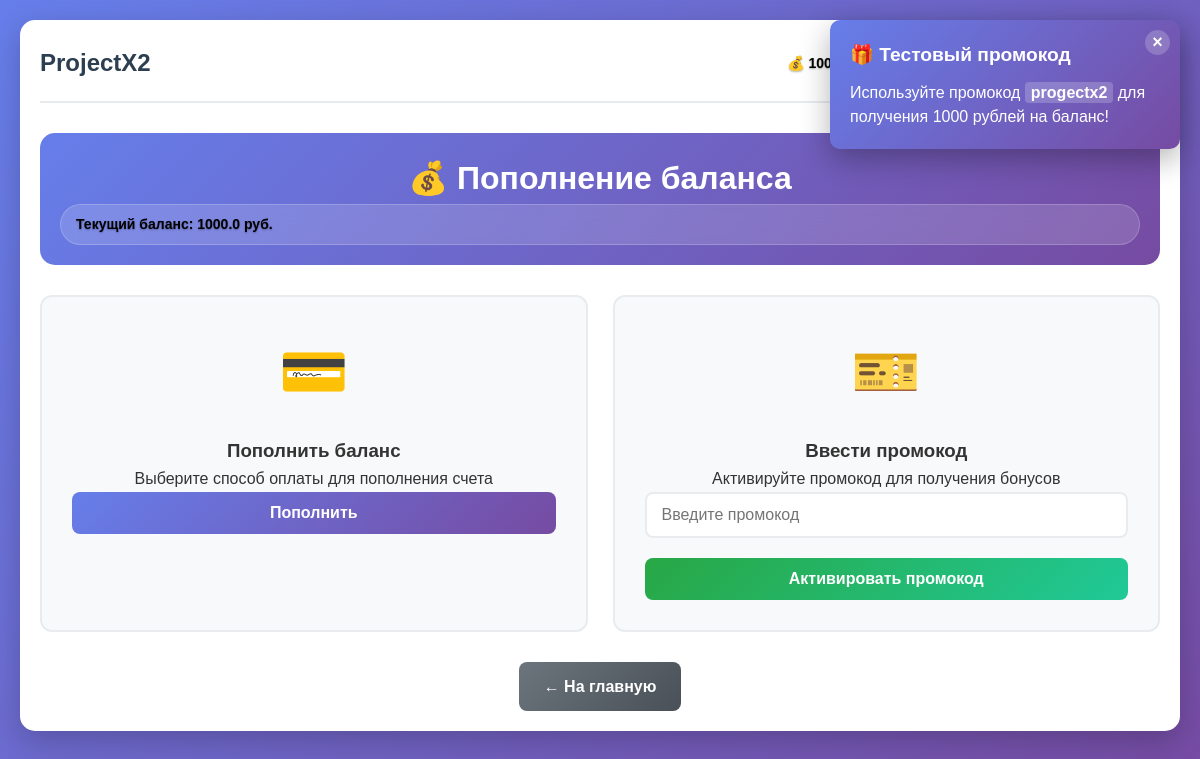
/add-balance (signed in), run on an earlier commit of the app's database.
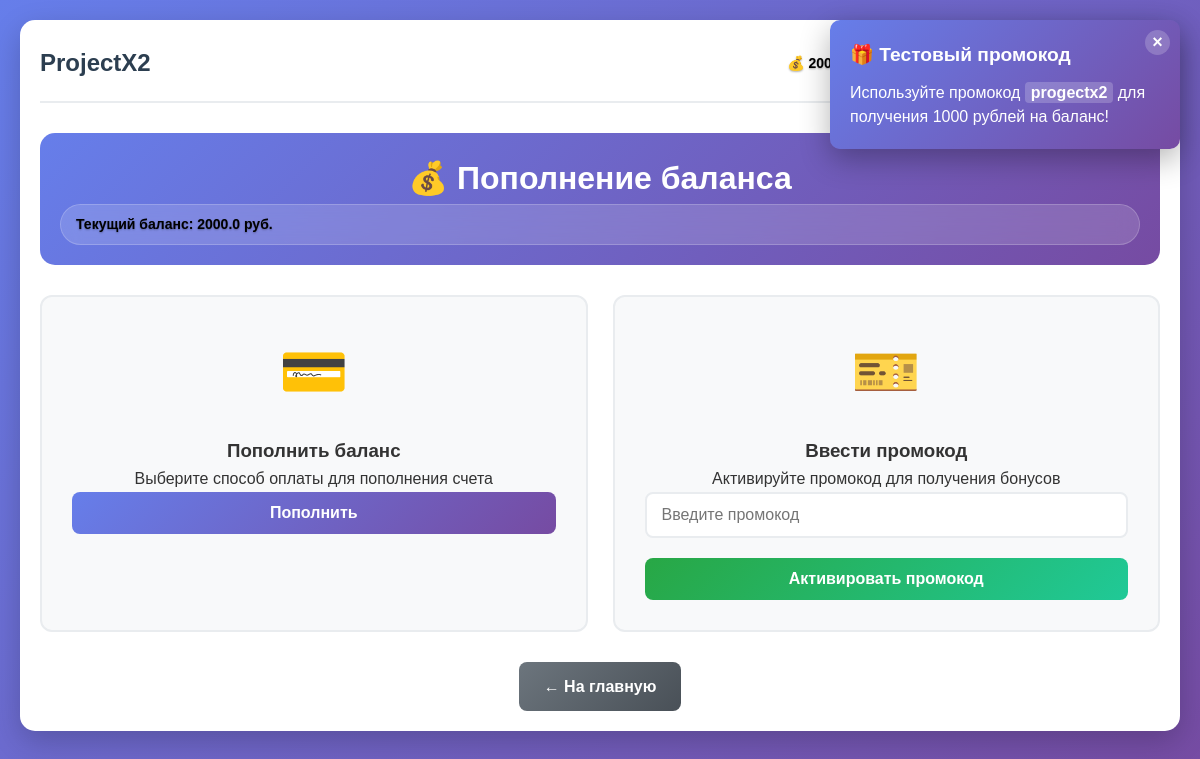
And on a later commit of the database.
### app.py (models this page shows, shortened)
class User(UserMixin, db.Model):
    __tablename__ = 'users'
    id = db.Column(db.Integer, primary_key=True)
    username = db.Column(db.String(64), unique=True, nullable=False)
    email = db.Column(db.String(120), unique=True, nullable=False)
    password_hash = db.Column(db.String(256), nullable=False)
    role = db.Column(db.String(20), nullable=False)
    created_at = db.Column(db.DateTime, default=datetime.utcnow)
    is_active = db.Column(db.Boolean, default=True)
    services = db.relationship('UserService', backref='user', lazy=True)
    balance = db.Column(db.Float, default=0.0)  # Баланс для клиентов

### app.py (the view)
@app.route('/add-balance')
@login_required
def add_balance_page():
    if current_user.role != 'client':
        flash('Эта страница доступна только клиентам', 'error')
        return redirect(url_for('index'))
    promo_used = UsedPromoCode.query.filter_by(
        user_id=current_user.id,
        promo_code='progectx2'
    ).first() is not None
    return render_template('add_balance.html', promo_used=promo_used)

### app.py (called while the page is built)
@login_manager.user_loader
def load_user(user_id):
    return db.session.get(User, int(user_id))

@app.before_request
def check_user_active():
    if current_user.is_authenticated and not current_user.is_active:
        logout_user()
        flash('Ваш аккаунт заблокирован. Обратитесь к администратору.', 'error')
        return redirect(url_for('login'))

### templates/add_balance.html (shortened to what this page needs)
{% extends "base.html" %}
{% block content %}
<div class="admin-container">
    <div class="admin-header">
        <h2>💰 Пополнение баланса</h2>
        <div class="balance-info">
            <span class="balance-amount">Текущий баланс: {{ current_user.balance }} руб.</span>
        </div>
    </div>
    {% if not promo_used %}
    <div class="promo-notification" id="promoNotification">
        <div class="promo-notification-content">
            <span class="promo-notification-close" onclick="closePromoNotification()">×</span>
            <h4>🎁 Тестовый промокод</h4>
            <p>Используйте промокод <strong>progectx2</strong> для получения 1000 рублей на баланс!</p>
        </div>
    </div>
    {% endif %}
    <div class="payment-methods">
        <div class="payment-card">
            <div class="payment-icon">💳</div>
            <h3>Пополнить баланс</h3>
            <p>Выберите способ оплаты для пополнения счета</p>
            <button class="btn btn-primary btn-full" onclick="showDevelopmentMessage()">
                Пополнить
            </button>
        </div>
        <div class="payment-card">
            <div class="payment-icon">🎫</div>
            <h3>Ввести промокод</h3>
            <p>Активируйте промокод для получения бонусов</p>
            <form method="POST" action="{{ url_for('apply_promo') }}" class="auth-form">
                <div class="form-group">
                    <input type="text" name="promo_code" class="form-input"
                           placeholder="Введите промокод" required>
                </div>
                <button type="submit" class="btn btn-success btn-full">
                    Активировать промокод
                </button>
            </form>
        </div>
    </div>
    <div class="admin-actions" style="margin-top: 30px;">
        <a href="{{ url_for('index') }}" class="btn btn-secondary">← На главную</a>
    </div>
</div>
{% endblock %}

### templates/base.html (shortened to what this page needs)
<!DOCTYPE html>
<html lang="ru">
<head>
    <link rel="stylesheet" href="{{ url_for('static', filename='css/style.css') }}">
</head>
<body>
    <div class="container">
        <nav class="navbar">
            <h1><a href="/" class="nav-logo">ProjectX2</a></h1>
            <div class="nav-links">
                {% if current_user.is_authenticated %}
                    {% if current_user.role == 'client' %}
                    <div class="balance-info">
                        <span class="balance-amount">💰 {{ current_user.balance }} руб.</span>
                        <a href="{{ url_for('add_balance_page') }}" class="balance-btn">+</a>
                    </div>
                    {% endif %}
                    <a href="/profile" class="nav-link">👤 {{ current_user.username }}</a>
                    <a href="/logout" class="nav-link">Выйти</a>
                {% else %}
                    <a href="/login" class="nav-link">Войти</a>
                    <a href="/register" class="nav-link">Регистрация</a>
                {% endif %}
            </div>
        </nav>
        <main>
            {% block content %}{% endblock %}
        </main>
    </div>
</body>
</html>

### static/css/style.css (style rules this page uses)
* { margin: 0; padding: 0; box-sizing: border-box; }
body { font-family: 'Arial', sans-serif; line-height: 1.6; color: #333; background: linear-gradient(135deg, #667eea 0%, #764ba2 100%); min-height: 100vh; padding: 20px; }
.container { max-width: 1200px; margin: 0 auto; background: white; padding: 20px; border-radius: 15px; box-shadow: 0 10px 30px rgba(0, 0, 0, 0.2); }
.navbar { display: flex; justify-content: space-between; align-items: center; margin-bottom: 30px; padding-bottom: 15px; border-bottom: 2px solid #e9ecef; }
.nav-logo { text-decoration: none; color: #2c3e50; font-size: 24px; font-weight: bold; }
.nav-links { display: flex; gap: 20px; align-items: center; }
.nav-link { text-decoration: none; color: #495057; padding: 8px 16px; border-radius: 8px; transition: all 0.3s ease; font-weight: 500; }
.auth-form { display: flex; flex-direction: column; gap: 20px; }
.form-group { display: flex; flex-direction: column; }
.form-input, .form-select { padding: 12px 15px; border: 2px solid #e9ecef; border-radius: 8px; font-size: 16px; transition: border-color 0.3s ease; }
.btn { padding: 12px 25px; border: none; border-radius: 8px; cursor: pointer; font-size: 16px; text-decoration: none; display: inline-block; text-align: center; transition: all 0.3s ease; font-weight: 600; }
.btn-primary { background: linear-gradient(135deg, #667eea 0%, #764ba2 100%); color: white; }
.btn-success { background: linear-gradient(135deg, #28a745 0%, #20c997 100%); color: white; }
.btn-secondary { background: linear-gradient(135deg, #6c757d 0%, #495057 100%); color: white; }
.btn-full { width: 100%; }
.container { animation: fadeIn 0.6s ease-out; }
.admin-container { max-width: 1400px; margin: 0 auto; }
.admin-header { text-align: center; margin-bottom: 30px; padding: 20px; background: linear-gradient(135deg, #667eea 0%, #764ba2 100%); border-radius: 15px; color: white; }
.admin-header h2 { margin: 0; font-size: 32px; }
.admin-actions { display: flex; gap: 15px; justify-content: center; flex-wrap: wrap; }

### templates/base.html (style rules this page uses)
.balance-info { display: flex; align-items: center; gap: 10px; background: rgba(255, 255, 255, 0.15); padding: 8px 15px; border-radius: 25px; color: black; border: 1px solid rgba(255, 255, 255, 0.2); transition: all 0.3s ease; backdrop-filter: blur(10px); }
.balance-amount { font-weight: 600; font-size: 14px; text-shadow: 0 1px 2px rgba(0, 0, 0, 0.3); }
.balance-btn { background: linear-gradient(135deg, #27ae60, #2ecc71); border: none; color: white; width: 28px; height: 28px; border-radius: 50%; cursor: pointer; font-weight: bold; font-size: 16px; transition: all 0.3s ease; display: flex; align-items: center; justify-content: center; text-decoration: none; box-shadow: 0 2px 8px rgba(0, 0, 0, 0.2); }

### templates/add_balance.html (style rules this page uses)
.promo-notification { position: fixed; top: 20px; right: 20px; background: linear-gradient(135deg, #667eea 0%, #764ba2 100%); color: white; padding: 20px; border-radius: 10px; box-shadow: 0 10px 30px rgba(0, 0, 0, 0.3); z-index: 1000; animation: slideInRight 0.5s ease-out; max-width: 350px; }
.promo-notification-content { position: relative; }
.promo-notification-close { position: absolute; top: -10px; right: -10px; background: rgba(255, 255, 255, 0.2); width: 25px; height: 25px; border-radius: 50%; display: flex; align-items: center; justify-content: center; cursor: pointer; font-weight: bold; font-size: 18px; transition: background-color 0.3s; }
.promo-notification h4 { margin: 0 0 10px 0; font-size: 1.2rem; }
.promo-notification p { margin: 0; line-height: 1.5; }
.promo-notification strong { background: rgba(255, 255, 255, 0.2); padding: 2px 6px; border-radius: 4px; }
.payment-methods { display: grid; grid-template-columns: repeat(auto-fit, minmax(300px, 1fr)); gap: 25px; margin-top: 30px; }
.payment-card { background: #f8f9fa; padding: 30px; border-radius: 12px; border: 2px solid #e9ecef; text-align: center; transition: transform 0.3s, box-shadow 0.3s; }
.payment-icon { font-size: 3.5rem; margin-bottom: 20px; }

What changed in the data, as far as the page shows it:
changed User "client1": balance "1000.0" → "2000.0"
